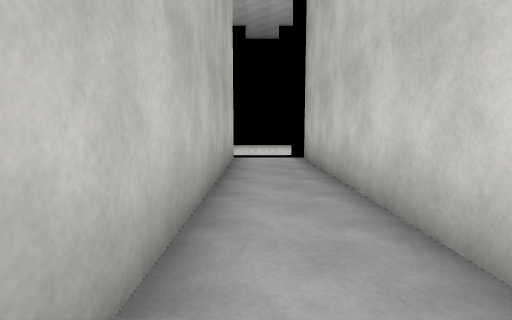
[1] (above)

16 first-person views from a walk through a Unity game level. The camera is 1.3 m above the floor, tilts 6° down and sees 80° across. The floor is counted in squares, 1.82 m on a side. Each view is taken from the middle of a square. On the plan, view 1 faces up. The plan holds only what a view shows up to about 10 squares ahead; the rest is blank. The place goes on beyond the plan. The player character is not drawn. Door leaves are left out, so doorways stand open. Surface patterns are stand-ins for the level's own textures.

[2]
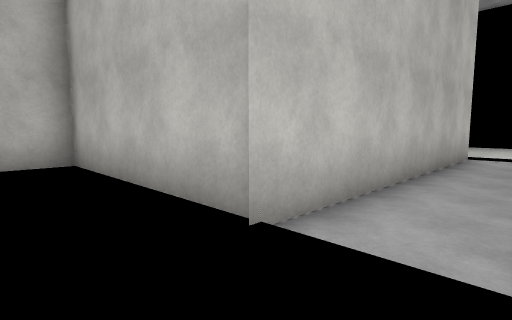

[3]
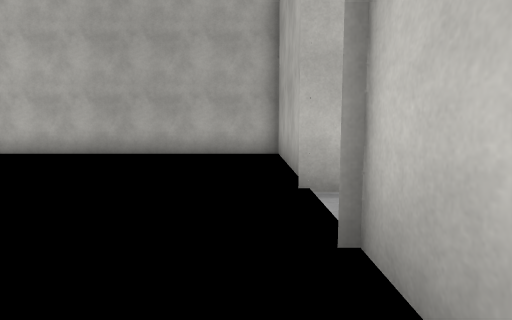

[4]
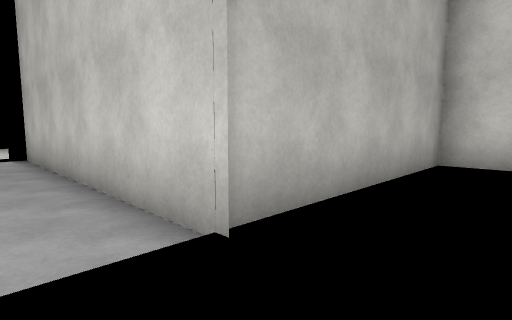

[5]
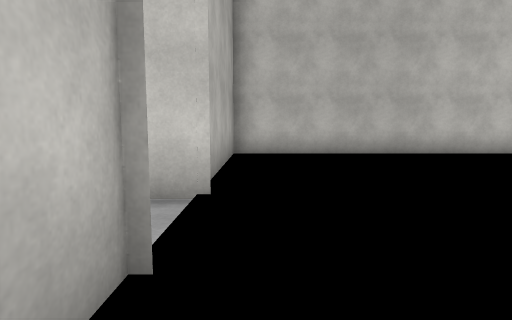

[6]
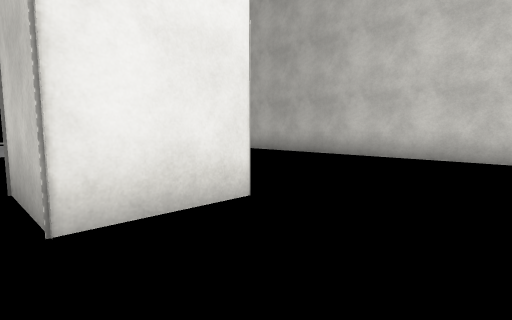

[7]
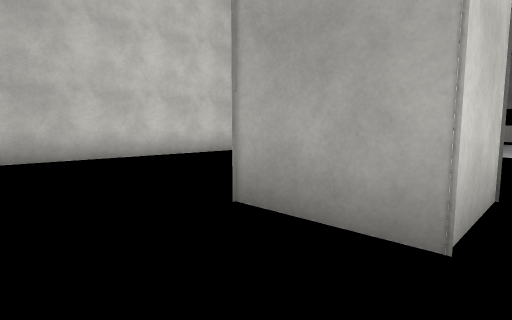

[8]
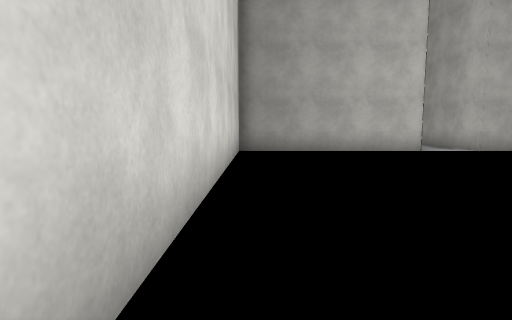

[9]
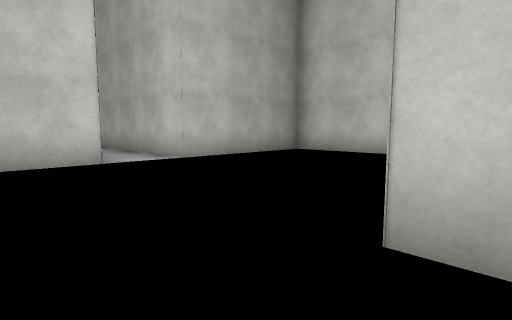

[10]
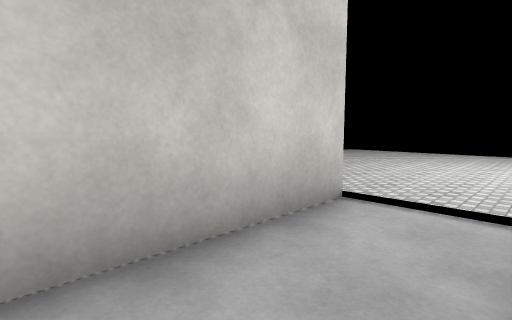

[11]
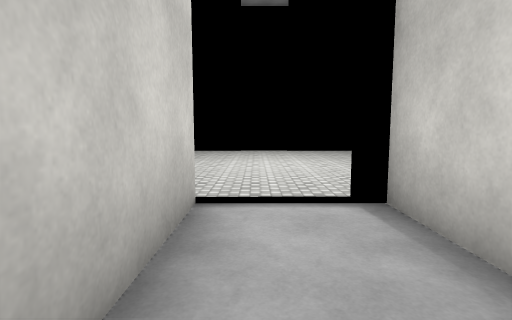

[12]
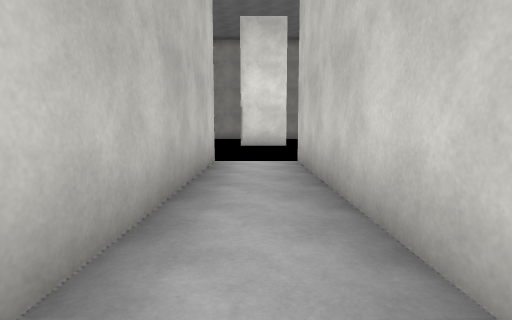

[13]
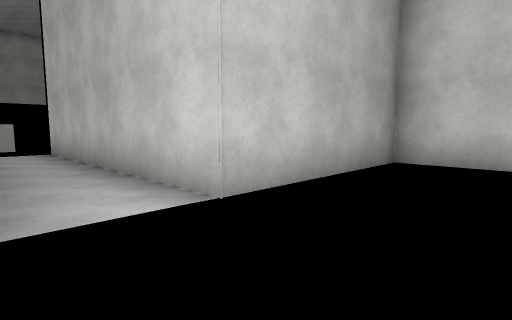

[14]
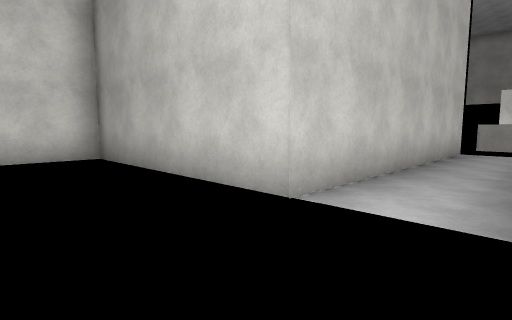

[15]
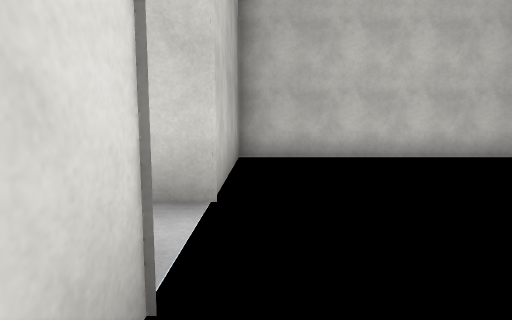

[16]
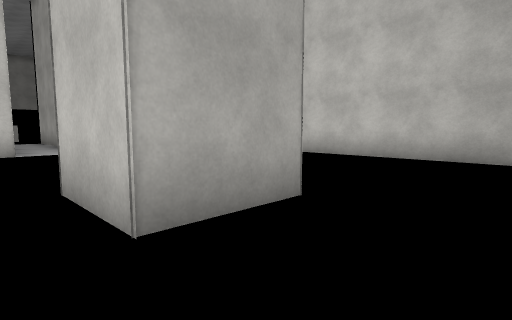

### Floor plan
Key: @ floor where view 1 was taken; # wall or solid block; . main floor; : floor 0.5 m higher than the main floor; / step, stairs or slope; D open door; v drop or lower ground.
Columns run from 6 left of view 1 to 7 right of it. Each row starts with its distance up from view 1.
 17      .D
 16     ...
 15    .......
 14    .......
 13    ......
 12    ......
 11     .....
 10     .....
  9      ...
  8      /DD#
  7      #::#
  6      #::#
  5      #::#
  4      #::#
  3      #::#
  2      #::#
  1 ######DD######
  0 #   : @  :   #
 -1 #     ::     #
 -2 #            #
 -3 #    :  :   :#
 -4 #            #
 -5 #     ##     #
 -6 #     ## :   #
 -7 #     ::     #
 -8 #            #
 -9 #    :       #
-10 #    : :     #
-11 #            #
-12 #    :D::    #
-13  ####DDD######
-14      #:#
-15      #:#
-16      #:#
-17      #:#
-18      #:#
-19      #:#
-20      vvv

Positions as (right, up) in squares from view 1, and headings:
1: (0, 0), facing up
2: (1, -1), facing up-left
3: (3, 0), facing left
4: (0, -1), facing up-right
5: (-2, 0), facing right
6: (-1, -9), facing up-right
7: (-1, -3), facing down-right
8: (6, -3), facing down
9: (3, -6), facing down-left
10: (1, 5), facing up-left
11: (0, 5), facing up
12: (0, -19), facing up
13: (1, -10), facing down-left
14: (-1, -10), facing down-right
15: (2, -12), facing left
16: (2, -3), facing down-left
